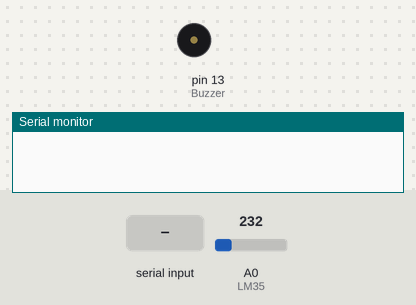
A sketch run on a simulated Arduino Uno, built with avr-gcc and run on an emulated ATmega328P. Parts: buzzer (waves = sounding), the last lines printed to the serial monitor. The inputs (shaded band) are chosen by the test bench; at power-on: A0 (LM35) = 232.

Above: at 1.2 s.
1.3 s: "L" received over Serial
At 2.4 s:
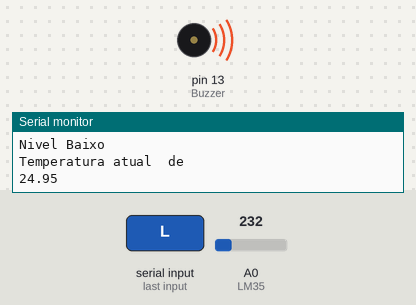
9.5 s: "D" received over Serial
At 11.0 s:
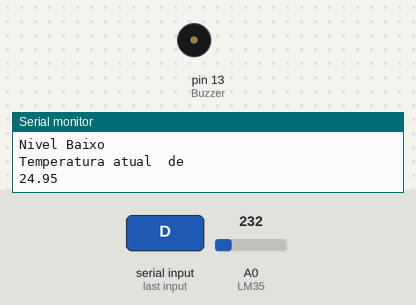
Timing chart, 0 to 12.5 s (numbered marks = the images above; inputs shaded):
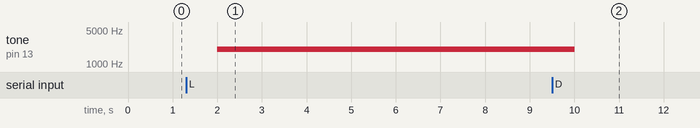

Measured:
- after the input at 1.3 s, tone on pin 13 (Buzzer): silent → 2000 Hz after 0.70 s
- after the input at 9.5 s, tone on pin 13 (Buzzer): 2000 Hz → silent after 0.50 s

The sketch:

moduloAlarmeTemp.ino
```cpp
//definindo variaveis e constantes

const int LM35 = 0;
float temperatura = 0;
int ADClido = 0;
const int Buzzer = 13;

//carrega configuraçes de portas
void setup(){
  Serial.begin(9600);
  analogReference(INTERNAL);//porta analogica de leitura de temperatura
  pinMode(Buzzer, OUTPUT);//porta digital para acionar alarme
}

//loop de funcoes
void loop(){

  //verifica se a porta serial est habilitada
  if(Serial.available()){
    char entrada = Serial.read();//captura entrada
    switch(entrada){
      case 'L'://sendo entra L ligar
        tone(Buzzer,2000);
        break;
      case 'D'://sendo entrada D desligar
        noTone(Buzzer);
        break;
    }
  }
  MonitoraTemp();
}

//funcao para monitorar temperatura
void MonitoraTemp(){
  ADClido = analogRead(LM35);
  temperatura = ADClido * 0.1075268817204301;

  if(temperatura > 25){
    delay(2000);
    Serial.println("Nivel Critico");
    Serial.println("Temperatura atual  de");
    Serial.println(temperatura);
  }
  else{
    delay(2000);
    Serial.println("Nivel Baixo");
    Serial.println("Temperatura atual  de");
    Serial.println(temperatura);
  }
}
```
